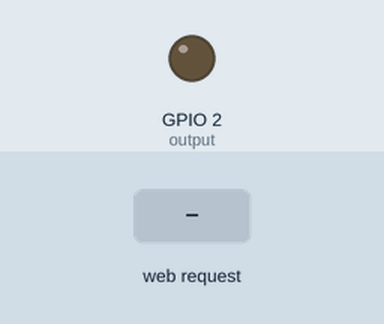
This program was run on a simulated ESP8266 (NodeMCU). On the bench: output pins drawn as LEDs (lit = HIGH). The test bench sets the inputs (shaded band). WiFi joins after 1.5 s; servers stay silent unless stated; what the program prints to the serial monitor is not drawn.

Above: at 2.7 s.
2.8 s: HTTP request GET /1/on received
At 3.4 s:
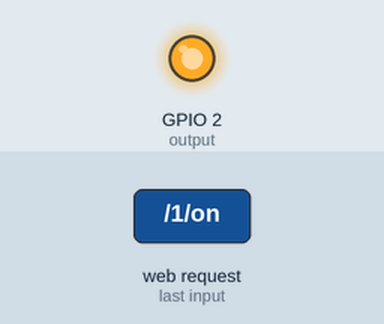
4.3 s: HTTP request GET /1/off received
At 4.6 s:
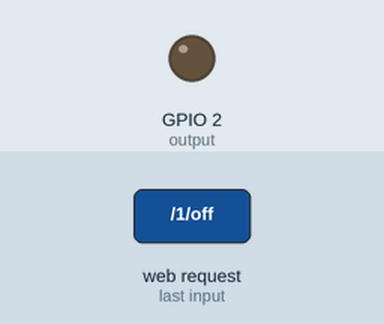
Timing chart, 0 to 7.3 s (numbered marks = the images above; inputs shaded):
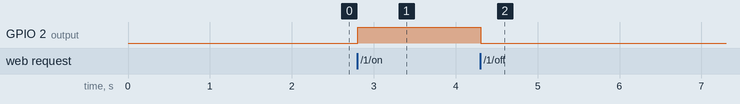

The program:

main.cpp
```cpp
#include <Arduino.h>

/*********
  Rui Santos
  Complete project details at http://randomnerdtutorials.com
*********/

// Load Wi-Fi library
#include <ESP8266WiFi.h>

// Replace with your network credentials
const char* ssid     = "MahesaVikar";
const char* password = "kakang234";

// Set web server port number to 80
WiFiServer server(80);

// Variable to store the HTTP request
String header;

// Auxiliar variables to store the current output state

String output1State = "off";

// Assign output variables to GPIO pins
const int output = LED_BUILTIN;

void setup() {
  Serial.begin(115200);
  // Initialize the output variables as outputs
  pinMode(output, OUTPUT);
  // Set outputs to LOW
  digitalWrite(output, LOW);

  // Connect to Wi-Fi network with SSID and password
  Serial.print("Connecting to ");
  Serial.println(ssid);
  WiFi.begin(ssid, password);
  while (WiFi.status() != WL_CONNECTED) {
    delay(500);
    Serial.print(".");
  }
  // Print local IP address and start web server
  Serial.println("");
  Serial.println("WiFi connected.");
  Serial.println("IP address: ");
  Serial.println(WiFi.localIP());
  server.begin();
}

void loop(){
  WiFiClient client = server.available();   // Listen for incoming clients

  if (client) {                             // If a new client connects,
    //Serial.println("New Client.");          // print a message out in the serial port
    String currentLine = "";                // make a String to hold incoming data from the client
    while (client.connected()) {            // loop while the client's connected
      if (client.available()) {             // if there's bytes to read from the client,
        char c = client.read();             // read a byte, then
       // Serial.write(c);                    // print it out the serial monitor
        header += c;
        if (c == '\n') {                    // if the byte is a newline character
          // if the current line is blank, you got two newline characters in a row.
          // that's the end of the client HTTP request, so send a response:
          if (currentLine.length() == 0) {
            // HTTP headers always start with a response code (e.g. HTTP/1.1 200 OK)
            // and a content-type so the client knows what's coming, then a blank line:
            client.println("HTTP/1.1 200 OK");
            client.println("Content-type:text/html");
            client.println("Connection: close");
            client.println();

            // turns the GPIOs on and off
            if (header.indexOf("GET /1/on") >= 0) {
              Serial.println("RLON01");
              output1State = "on";
              digitalWrite(output, HIGH);
            } else if (header.indexOf("GET /1/off") >= 0) {
              //Serial.println("GPIO 5 off");
              Serial.println("RLOF01");
              output1State = "off";
              digitalWrite(output, LOW);
            }

            // Display the HTML web page
            client.println("<!DOCTYPE html><html>");
            client.println("<head><meta name=\"viewport\" content=\"width=device-width, initial-scale=1\">");
            client.println("<link rel=\"icon\" href=\"data:,\">");
            // CSS to style the on/off buttons
            // Feel free to change the background-color and font-size attributes to fit your preferences
            client.println("<style>html { font-family: Helvetica; display: inline-block; margin: 0px auto; text-align: center;}");
            client.println(".button { background-color: #195B6A; border: none; color: white; padding: 16px 40px;");
            client.println("text-decoration: none; font-size: 30px; margin: 2px; cursor: pointer;}");
            client.println(".button2 {background-color: #77878A;}</style></head>");

            // Web Page Heading
            client.println("<body><h1>ESP8266 Web Server</h1>");

            // Display current state, and ON/OFF buttons for GPIO 5
            client.println("<p>GPIO 1 - State " + output1State + "</p>");
            // If the output5State is off, it displays the ON button
            if (output1State=="off") {
              client.println("<p><a href=\"/1/on\"><button class=\"button\">ON</button></a></p>");
            } else {
              client.println("<p><a href=\"/1/off\"><button class=\"button button2\">OFF</button></a></p>");
            }

            client.println("</body></html>");

            // The HTTP response ends with another blank line
            client.println();
            // Break out of the while loop
            break;
          } else { // if you got a newline, then clear currentLine
            currentLine = "";
          }
        } else if (c != '\r') {  // if you got anything else but a carriage return character,
          currentLine += c;      // add it to the end of the currentLine
        }
      }
    }
    // Clear the header variable
    header = "";
    // Close the connection
    client.stop();
    //Serial.println("Client disconnected.");
    //Serial.println("");
  }
}
```

Measured:
- after the input at 2.8 s, GPIO 2 (output): LOW → HIGH at once
- after the input at 4.3 s, GPIO 2 (output): HIGH → LOW at once
